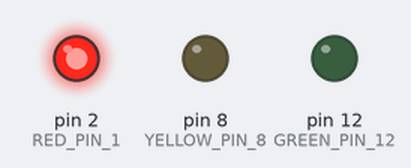
Bench run of a sketch on a simulated Arduino Uno, built with avr-gcc and run on an emulated ATmega328P. Shown: output pins drawn as LEDs (lit = HIGH).

Above: at 0.5 s.
At 1.5 s:
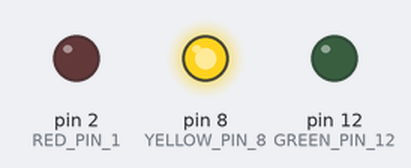
At 5.5 s:
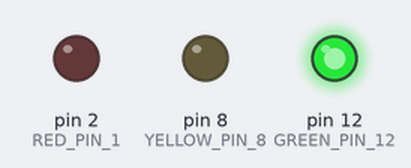
Timing chart, 0 to 6.9 s (numbered marks = the images above):
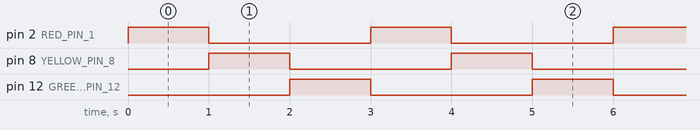

The sketch:

variable_LED.ino
```cpp
int DELAY_TIME = 1000;
int RED_PIN_1 = 2;
int YELLOW_PIN_8 = 8;
int GREEN_PIN_12 = 12;

void setup() {
  pinMode(RED_PIN_1, OUTPUT);
  pinMode(YELLOW_PIN_8, OUTPUT);
  pinMode(GREEN_PIN_12, OUTPUT);
}

void loop() {
// RED
  digitalWrite(RED_PIN_1, HIGH);
	delay(DELAY_TIME);
  digitalWrite(RED_PIN_1, LOW);

// YELLOW
  digitalWrite(YELLOW_PIN_8, HIGH);
	delay(DELAY_TIME);
  digitalWrite(YELLOW_PIN_8, LOW);

// GREEN
  digitalWrite(GREEN_PIN_12, HIGH);
	delay(DELAY_TIME);
  digitalWrite(GREEN_PIN_12, LOW);

}
```

Measured:
- by itself, pin 2 (RED_PIN_1), pin 8 (YELLOW_PIN_8), pin 12 (GREEN_PIN_12): alternates HIGH for 1.0 s and LOW for 2.0 s
- by itself, everything shown: repeats every 3.0 s, in 4 steps
